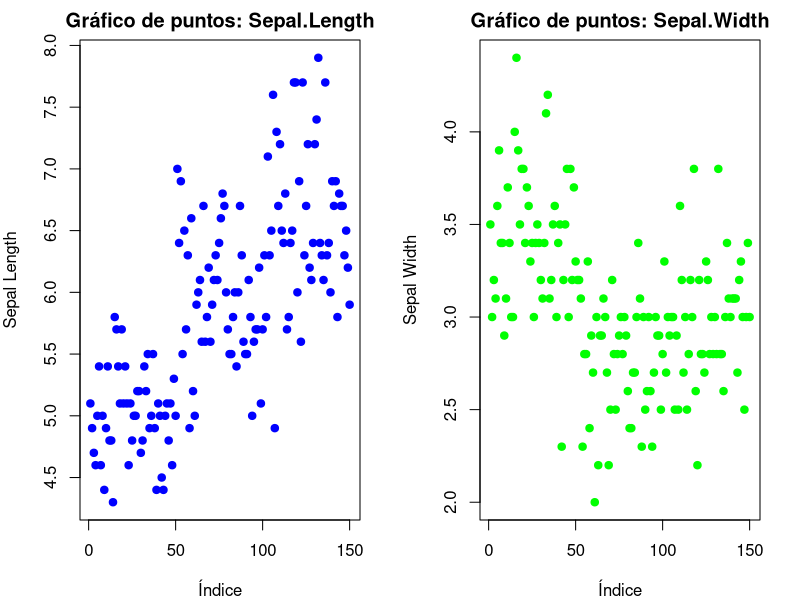
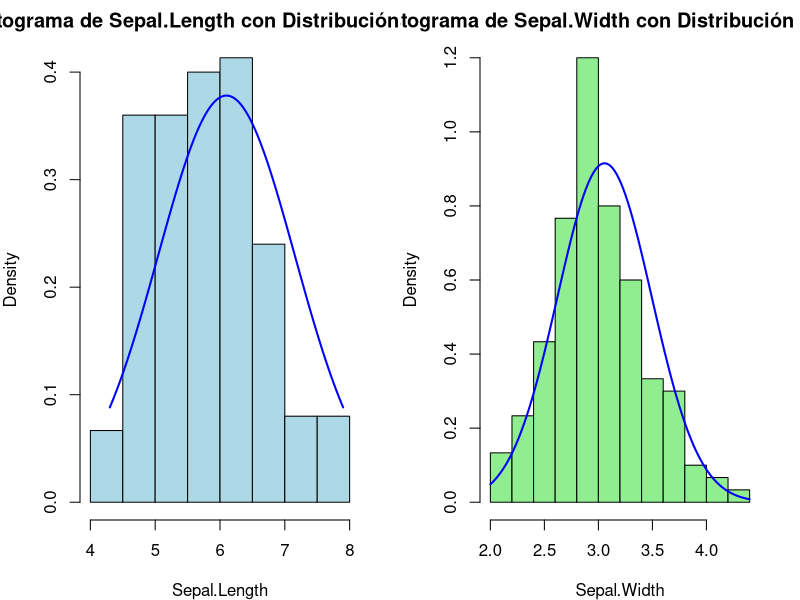
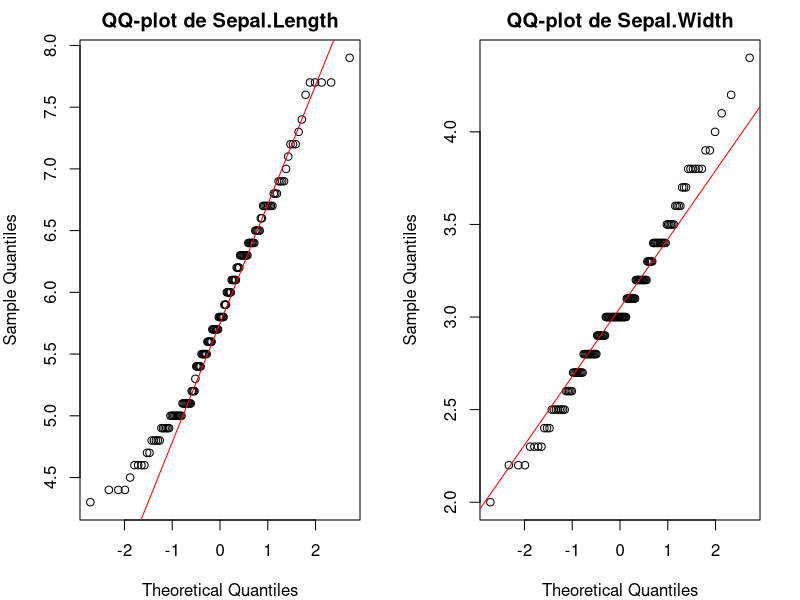
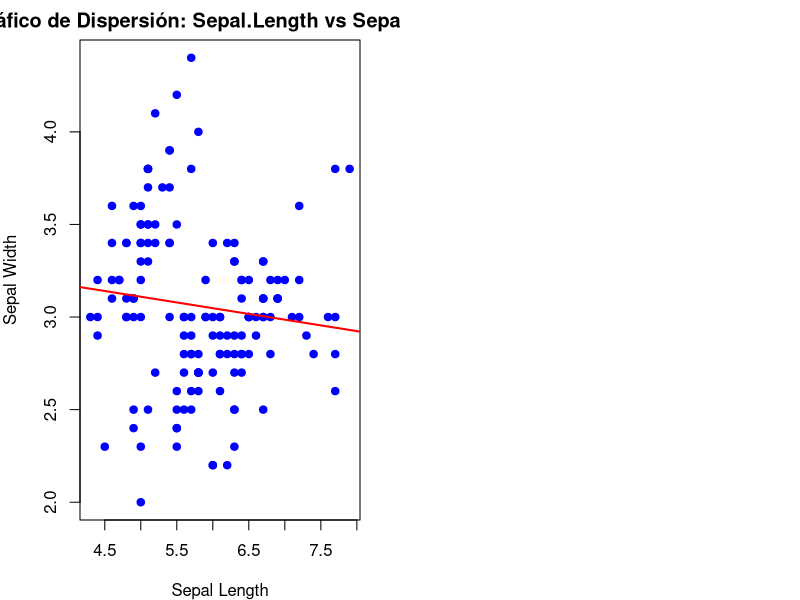
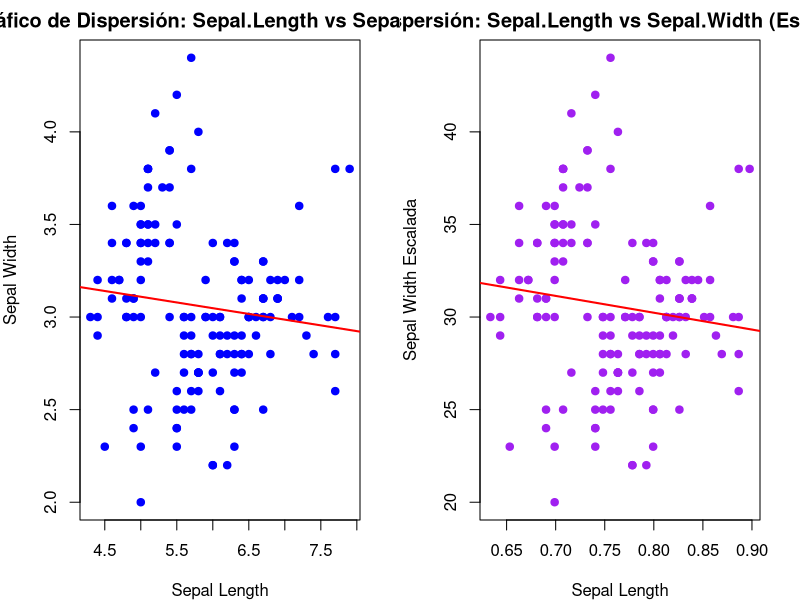
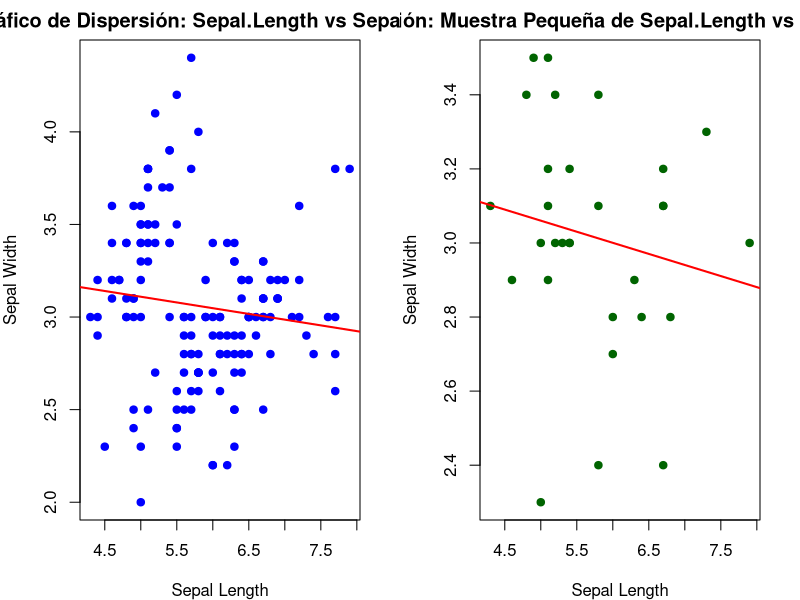
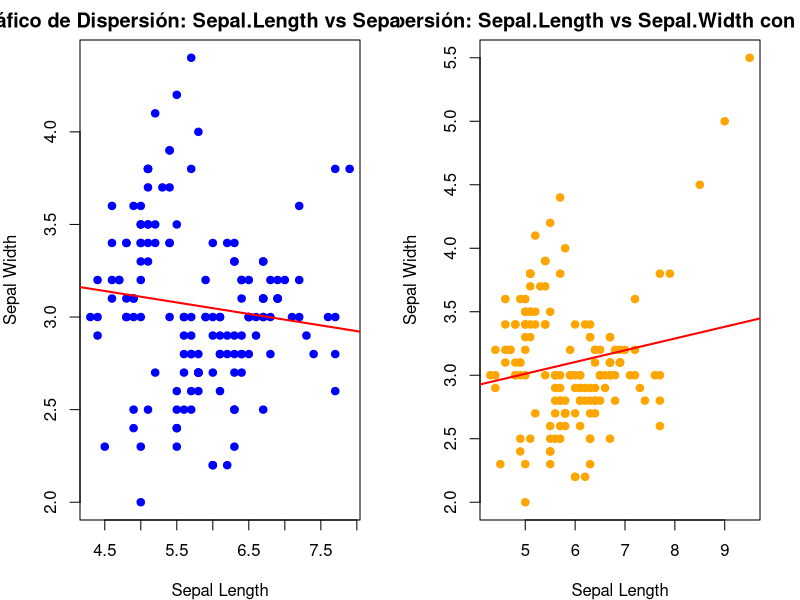
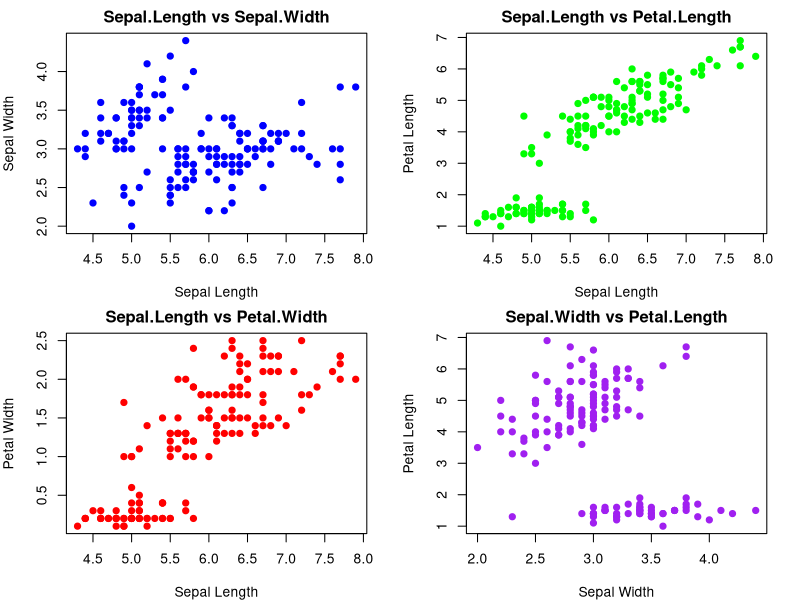

These figures' R source, in order:
# UNIVERSIDAD DE NARIÑO
# FACULTAD DE CIENCIAS EXACTAS Y NATURALES
# PROGRAMA DE BIOLOGÍA
# Asignatura: Análisis de datos II
# Profesor: Jhon Jairo Calderón – Diego E. Martinez Revelo
#
# Análisis de correlación
#
# librerias
  library(nortest)
  library(corrplot)
  #
# Correlación simple
    #
    #Cargar el dataset iris
    data(iris)
    #
    # Seleccionar las variables numéricas de interés (Sepal.Length y Sepal.Width)
    x <- iris$Sepal.Length
    y <- iris$Sepal.Width
    #
  # 1. Gráfico de puntos para visualizar el comportamiento de cada variable
    par(mfrow = c(1, 2), mar=c(4,4,2,2)) 
    plot(x, main = "Gráfico de puntos: Sepal.Length", ylab = "Sepal Length", 
       xlab = "Índice", pch = 19, col = "blue") # Gráfico de puntos de Sepal.Length
    plot(y, main = "Gráfico de puntos: Sepal.Width", ylab = "Sepal Width", 
       xlab = "Índice", pch = 19, col = "green")   # Gráfico de puntos de Sepal.Width
    #
  # 2. Evaluación de la normalidad de Sepal.Length y Sepal.Width
    #
    # Histogramas
    #
    par(mfrow = c(1, 2), mar=c(4,4,2,2))
    hist(x, probability = TRUE, main = "Histograma de Sepal.Length con Distribución Normal",
       xlab = "Sepal.Length", col = "lightblue", border = "black")
    curve(dnorm(x, mean = mean(x), sd = sd(x)), from = min(x), to = max(x), 
        add = TRUE, col = "blue", lwd = 2)
    hist(y, probability = TRUE, main = "Histograma de Sepal.Width con Distribución Normal",
       xlab = "Sepal.Width", col = "lightgreen", border = "black")
    curve(dnorm(x, mean = mean(y), sd = sd(y)), from = min(y), to = max(y), 
          add = TRUE, col = "blue", lwd = 2)
    # QQ-plots
    par(mfrow = c(1, 2), mar=c(4,4,2,2))
    qqnorm(x, main = "QQ-plot de Sepal.Length")
    qqline(x, col = "red")
    qqnorm(y, main = "QQ-plot de Sepal.Width")
    qqline(y, col = "red")
    #
  # Pruebas de normalidad
    shapiro.test(x)
    shapiro.test(y)
    ad.test(x)
    ad.test(y)
    #
    # Interprete los resultados de las graficas y pruebas: ¿Los datos son normales?
    #
  # 3. Correlación de Pearson y Spearman para Sepal.Length y Sepal.Width
    #
    pearson_corr <- cor(x, y, method = "pearson")
    cat("Correlación de Pearson: ", pearson_corr, "\n")
    r_squared_pearson <- pearson_corr^2
    print(paste("R^2 para Pearson:", r_squared_pearson))
    # Interpretación:
    # La correlación de Pearson mide la relación lineal entre las variables.
    # - r = 1: Relación lineal positiva perfecta.
    # - r = -1: Relación lineal negativa perfecta.
    # - r = 0: Sin relación lineal.
    # - 0.3 - 0.7: Correlación positiva moderada.
    # - 0.7 - 1: Correlación positiva fuerte.
    # - -0.3 - -0.7: Correlación negativa moderada.
    # - -0.7 - -1: Correlación negativa fuerte.
    spearman_corr <- cor(x, y, method = "spearman")
    cat("Correlación de Spearman: ", spearman_corr, "\n")
    r_squared_spearman <- spearman_corr^2
    print(paste("R^2 para Spearman:", r_squared_spearman))
    # Interpretación:
    # La correlación de Spearman mide la relación monotónica basada en rangos.
    # - ρ = 1: Relación monotónica positiva perfecta.
    # - ρ = -1: Relación monotónica negativa perfecta.
    # - ρ = 0: Sin relación monotónica.
    # - 0.3 - 0.7: Correlación positiva moderada en rangos.
    # - 0.7 - 1: Correlación positiva fuerte en rangos.
    # - -0.3 - -0.7: Correlación negativa moderada en rangos.
    # - -0.7 - -1: Correlación negativa fuerte en rangos.
    #
  # Gráfico de dispersión entre las dos variables
    plot(x, y, main = "Gráfico de Dispersión: Sepal.Length vs Sepal.Width",
    xlab = "Sepal Length", ylab = "Sepal Width", pch = 19, col = "blue")
    abline(lm(y ~ x), col = "red", lwd = 2)  # Línea de regresión ajustada
    #
    # Interpretación: El gráfico de dispersión muestra la relación entre 
    #Sepal.Length y Sepal.Width. La línea de regresión muestra la tendencia lineal
    # entre las dos variables.
    # Que interpretación puede hacer de la figura: Hay correlación?
    #
  # 4. Sensibilidad de la correlación
      #
    # Evaluación de la sensibilidad de la correlación a la escala de las variables
      #
      # Ajustar escala de Sepal.Width y observar la correlación
      y_scaled <- y * 10  # Cambiar la escala de Sepal.Width
      x_scaled <- log10(x)
      pearson_corr_scaled <- cor(x_scaled, y_scaled, method = "pearson")
      cat("Correlación de Pearson con escala cambiada en Sepal.Width: ", pearson_corr_scaled, "\n")
      r_pearson_corr_scaled <- pearson_corr_scaled^2
      print(paste("R^2 para Pearson scaled:", r_squared_pearson))
      # Interpretación: La correlación no debería cambiar al ajustar la escala de
      # las variables. Esto verifica que la correlación de Pearson es insensible a 
      # la escala de las variables.
      #
      # Gráfico de dispersión con la variable escalada
      par(mfrow = c(1, 2), mar=c(4,4,2,2))
      plot(x, y, main = "Gráfico de Dispersión: Sepal.Length vs Sepal.Width",
           xlab = "Sepal Length", ylab = "Sepal Width", pch = 19, col = "blue")
      abline(lm(y ~ x), col = "red", lwd = 2)  # Línea de regresión ajustada
      plot(x_scaled, y_scaled, main = "Dispersión: Sepal.Length vs Sepal.Width (Escalada)", 
          xlab = "Sepal Length", ylab = "Sepal Width Escalada", pch = 19, col = "purple")
      abline(lm(y_scaled ~ x_scaled), col = "red", lwd = 2)  # Línea de regresión ajustada
      #
    # Sensibilidad al tamaño de muestra: usar una muestra más pequeña
      sample_size <- 30  # Tomar una muestra aleatoria
      x_sample <- sample(x, sample_size)
      y_sample <- sample(y, sample_size)
      pearson_corr_sample <- cor(x_sample, y_sample, method = "pearson")
      cat("Correlación de Pearson con muestra pequeña: ", pearson_corr_sample, "\n")
      r_pearson_corr_sample <- pearson_corr_sample^2
      print(paste("R^2 para Pearson sample:", r_squared_pearson))
      # Interpretación: La correlación puede variar con diferentes tamaños de muestra. 
      # Evaluar cómo cambia la correlación con una muestra pequeña ayuda a entender 
      # la estabilidad de la correlación con respecto al tamaño de muestra.
      #
      # Gráfico de dispersión con muestra pequeña
      par(mfrow = c(1, 2), mar=c(4,4,2,2))
      plot(x, y, main = "Gráfico de Dispersión: Sepal.Length vs Sepal.Width",
           xlab = "Sepal Length", ylab = "Sepal Width", pch = 19, col = "blue")
      abline(lm(y ~ x), col = "red", lwd = 2)  # Línea de regresión ajustada
      plot(x_sample, y_sample, main = "Dispersión: Muestra Pequeña de Sepal.Length vs Sepal.Width",
         xlab = "Sepal Length", ylab = "Sepal Width", pch = 19, col = "darkgreen")
      abline(lm(y_sample ~ x_sample), col = "red", lwd = 2)  # Línea de regresión ajustada
      #
      # Interpretación: Este gráfico muestra la relación en una muestra pequeña, 
      # destacando posibles variaciones en la correlación debido al tamaño 
      # reducido de la muestra.
      #
    # Evaluación de la sensibilidad a la presencia de outliers
      x_outliers <- c(x, 8.5, 9.0, 9.5)  # Añadir valores atípicos en Sepal.Length
      y_outliers <- c(y, 4.5, 5.0, 5.5)
      pearson_corr_outliers <- cor(x_outliers, y_outliers, method = "pearson")
      cat("Correlación de Pearson con outliers: ", pearson_corr_outliers, "\n")
      r_pearson_corr_outliers <- pearson_corr_outliers^2
      print(paste("R^2 para Pearson outliers:", r_squared_pearson))
            # Interpretación: Los outliers pueden influir significativamente en la 
      # correlación. Evaluar cómo cambian los resultados con outliers ayuda a entender 
      # la robustez de la correlación.
      #
      # Gráfico de dispersión con outliers
      #
      par(mfrow = c(1, 2), mar=c(4,4,2,2))
      plot(x, y, main = "Gráfico de Dispersión: Sepal.Length vs Sepal.Width",
           xlab = "Sepal Length", ylab = "Sepal Width", pch = 19, col = "blue")
      abline(lm(y ~ x), col = "red", lwd = 2)  # Línea de regresión ajustada
      plot(x_outliers, y_outliers, main = "Dispersión: Sepal.Length vs Sepal.Width con Outliers",
         xlab = "Sepal Length", ylab = "Sepal Width", pch = 19, col = "orange")
      abline(lm(y_outliers ~ x_outliers), col = "red", lwd = 2)  # Línea de regresión ajustada
      # Interpretación: Este gráfico muestra la relación entre Sepal.Length y 
      # Sepal.Width con outliers. Los outliers pueden distorsionar la visualización 
      # y la correlación calculada.
      #
      #
# Correlación multiple
    #
    # Cargar el dataset iris
    data(iris)
    # Seleccionar las 4 variables numéricas de interés
    variables <- iris[, 1:4]  # Sepal.Length, Sepal.Width, Petal.Length, Petal.Width
    #
  # 1. Graficar las relaciones entre las variables
    par(mfrow = c(2, 2), mar = c(4, 4, 2, 2))
    plot(variables$Sepal.Length, variables$Sepal.Width, main = "Sepal.Length vs Sepal.Width",
           xlab = "Sepal Length", ylab = "Sepal Width", pch = 19, col = "blue")
    plot(variables$Sepal.Length, variables$Petal.Length, main = "Sepal.Length vs Petal.Length",
           xlab = "Sepal Length", ylab = "Petal Length", pch = 19, col = "green")
    plot(variables$Sepal.Length, variables$Petal.Width, main = "Sepal.Length vs Petal.Width",
           xlab = "Sepal Length", ylab = "Petal Width", pch = 19, col = "red")
    plot(variables$Sepal.Width, variables$Petal.Length, main = "Sepal.Width vs Petal.Length",
           xlab = "Sepal Width", ylab = "Petal Length", pch = 19, col = "purple")
    #
  # 2. Evaluación de la normalidad de las variables
    #
    par(mfrow = c(2, 2), mar = c(4, 4, 2, 2))
    hist(variables$Sepal.Length, probability = TRUE, main = "Histograma de Sepal.Length",
         xlab = "Sepal Length", col = "lightblue", border = "black", ylim = c(0, 0.5))
    curve(dnorm(x, mean = mean(variables$Sepal.Length), sd = sd(variables$Sepal.Length)), 
          from = min(variables$Sepal.Length), to = max(variables$Sepal.Length), 
          add = TRUE, col = "blue", lwd = 3)
    hist(variables$Sepal.Width, probability = TRUE, main = "Histograma de Sepal.Width",
         xlab = "Sepal Width", col = "lightgreen", border = "black")
    curve(dnorm(x, mean = mean(variables$Sepal.Width), sd = sd(variables$Sepal.Width)), 
          from = min(variables$Sepal.Width), to = max(variables$Sepal.Width), 
          add = TRUE, col = "blue", lwd = 3)
    hist(variables$Petal.Length, probability = TRUE, main = "Histograma de Petal.Length",
         xlab = "Petal Length", col = "lightcoral", border = "black")
    curve(dnorm(x, mean = mean(variables$Petal.Length), sd = sd(variables$Petal.Length)), 
          from = min(variables$Petal.Length), to = max(variables$Petal.Length), 
          add = TRUE, col = "blue", lwd = 3)
    hist(variables$Petal.Width, probability = TRUE, main = "Histograma de Petal.Width",
         xlab = "Petal Width", col = "lightgoldenrod", border = "black")
    curve(dnorm(x, mean = mean(variables$Petal.Width), sd = sd(variables$Petal.Width)), 
          from = min(variables$Petal.Width), to = max(variables$Petal.Width), 
          add = TRUE, col = "blue", lwd = 3)
    #
    # q-q lots
    par(mfrow = c(2, 2), mar = c(4, 4, 2, 2))
    qqnorm(variables$Sepal.Length, main = "QQ-plot de Sepal.Length")
    qqline(variables$Sepal.Length, col = "red", lwd = 3)
    qqnorm(variables$Sepal.Width, main = "QQ-plot de Sepal.Width")
    qqline(variables$Sepal.Width, col = "red", lwd = 3)
    qqnorm(variables$Petal.Length, main = "QQ-plot de Petal.Length")
    qqline(variables$Petal.Length, col = "red", lwd = 3)
    qqnorm(variables$Petal.Width, main = "QQ-plot de Petal.Width")
    qqline(variables$Petal.Width, col = "red", lwd = 3)
    #
    # Pruebas de normalidad
    shapiro.test(variables$Sepal.Length)
    shapiro.test(variables$Sepal.Width)
    shapiro.test(variables$Petal.Length)
    shapiro.test(variables$Petal.Width)
    ad.test(variables$Sepal.Length)
    ad.test(variables$Sepal.Width)
    ad.test(variables$Petal.Length)
    ad.test(variables$Petal.Width)
    #
  # 3. Correlaciones
    #
    # Correlación de Pearson
    pearson_corr <- cor(variables, method = "pearson")
    pearson_corr  # Matriz de correlación de Pearson
    r_pearson_corr <- pearson_corr^2
    print(r_pearson_corr)
    corrplot(pearson_corr)
    #
    # Interpretación matriz de correlación:
    # La matriz de correlación muestra valores entre -1 y 1.
    # Valores cercanos a 1 indican una fuerte correlación positiva,
    # valores cercanos a -1 indican una fuerte correlación negativa,
    # y valores cercanos a 0 indican una débil o nula correlación.
    # En este caso, podemos analizar las correlaciones entre las variables Sepal 
    # y Petal.
    # Por ejemplo, una correlación alta entre Petal.Length y Petal.Width sugiere
    # que conforme una aumenta, la otra también lo hace (relación positiva).
    #
    # Matriz de varianza-covarianza para Pearson
    pearson_cov_matrix <- cov(variables)
    pearson_cov_matrix  # Matriz de varianza-covarianza
    #
    # Interpretación de la matriz de varianza-covarianza (Pearson):
    # La matriz de varianza-covarianza mide la dispersión conjunta de las variables.
    # Los valores diagonales representan la varianza de cada variable individual,
    # es decir, qué tanto se dispersan los datos alrededor de la media.
    # Los valores fuera de la diagonal indican la covarianza entre pares de variables,
    # que mide cómo varían juntas: un valor positivo indica que ambas variables tienden a
    # aumentar o disminuir juntas, mientras que un valor negativo indica que cuando una variable
    # aumenta, la otra tiende a disminuir.
    # Por ejemplo, una covarianza alta entre Petal.Length y Petal.Width indica que estas dos
    # variables tienden a aumentar o disminuir juntas, lo cual sugiere una relación directa.
    #
    # Correlación de Spearman
    spearman_corr <- cor(variables, method = "spearman")
    spearman_corr  # Matriz de correlación de Spearman
    r_spearman_corr <- spearman_corr^2
    print(r_spearman_corr)
    corrplot(spearman_corr)
    # Interpretación para Spearman:
    # Spearman mide la relación en términos de rangos y es más robusto frente a datos no normales.
    # Una correlación cercana a 1 o -1 sigue indicando relaciones fuertes (positivas o negativas), 
    # mientras que valores cercanos a 0 indican relaciones débiles o nulas.
    # A diferencia de Pearson, Spearman es menos sensible a valores atípicos
    # y puede detectar relaciones no lineales.
    #
    # Calcular la matriz de correlación de Pearson
    pearson_corr_matrix <- cor(variables, method = "pearson")
    cat("Matriz de Correlación de Pearson:\n")
    print(pearson_corr_matrix)
    #
    # Interpretación de la matriz de varianza-covarianza (Pearson):
    # La matriz de varianza-covarianza mide la dispersión conjunta de las variables.
    # Los valores diagonales representan la varianza de cada variable individual,
    # es decir, qué tanto se dispersan los datos alrededor de la media.
    # Los valores fuera de la diagonal indican la covarianza entre pares de variables,
    # que mide cómo varían juntas: un valor positivo indica que ambas variables tienden a
    # aumentar o disminuir juntas, mientras que un valor negativo indica que cuando una variable
    # aumenta, la otra tiende a disminuir.
    # Por ejemplo, una covarianza alta entre Petal.Length y Petal.Width indica que estas dos
    # variables tienden a aumentar o disminuir juntas, lo cual sugiere una relación directa.
    # Gráficos de dispersión entre las variables
    pairs(variables, main = "Gráficos de Dispersión entre las Variables",
          pch = 19, col = "blue")
    #
  # 4. Sensibilidad de la correlación multiple
    #
    # Sensibilidad al tamaño de muestra
    #
    # Crear una muestra pequeña aleatoria (por ejemplo, 50% de los datos)
    set.seed(123)  # Para reproducibilidad
    sample_indices <- sample(1:nrow(variables), size = 0.2 * nrow(variables))  # 50% de los datos
    small_sample <- variables[sample_indices, ]
    #
    # Calcular correlación y matriz de varianza-covarianza para la muestra completa
    pearson_corr_full <- cor(variables, method = "pearson")
    corrplot(pearson_corr_full)
        r_pearson_corr_full <- pearson_corr_full^2
    print(r_pearson_corr_full)
    cov_matrix_full <- cov(variables)
    print(cov_matrix_full)
    #
    # Calcular correlación y matriz de varianza-covarianza para la muestra pequeña
    pearson_corr_small <- cor(small_sample, method = "pearson")
    corrplot(pearson_corr_small)
    r_pearson_corr_small  <- pearson_corr_small ^2
    print(r_pearson_corr_small )
    cov_matrix_small <- cov(small_sample)
    print(cov_matrix_small)
    #
    # Graficos parados
    pairs(variables, main = "Gráficos de Dispersión (Muestra Completa)",
          pch = 19, col = "blue")
    pairs(small_sample, main = "Gráficos de Dispersión (Muestra Pequeña)",
          pch = 19, col = "red")
    #
    # Mostrar las matrices de correlación y varianza-covarianza
    pearson_corr_full
    cov_matrix_full
    #
    pearson_corr_small
    cov_matrix_small
    #
    # Interpretación de la sensibilidad:
    # - **Matriz de Varianza-Covarianza**: Muestra la covarianza entre pares de  
    #  variables. Se mide en unidades cuadradas.
    #
    # - **Matriz de Correlación**: Muestra la fuerza y dirección de la relación 
    # lineal entre variables, estandarizada para eliminar el efecto de la escala.
    #
    # - **Sensibilidad al Tamaño de Muestra**: La matriz de correlación con un 
    # tamaño de muestra reducido puede diferir de la matriz calculada con la 
    # muestra completa. Un tamaño de muestra más pequeño puede introducir mayor 
    # variabilidad en las estimaciones de correlación.
  
